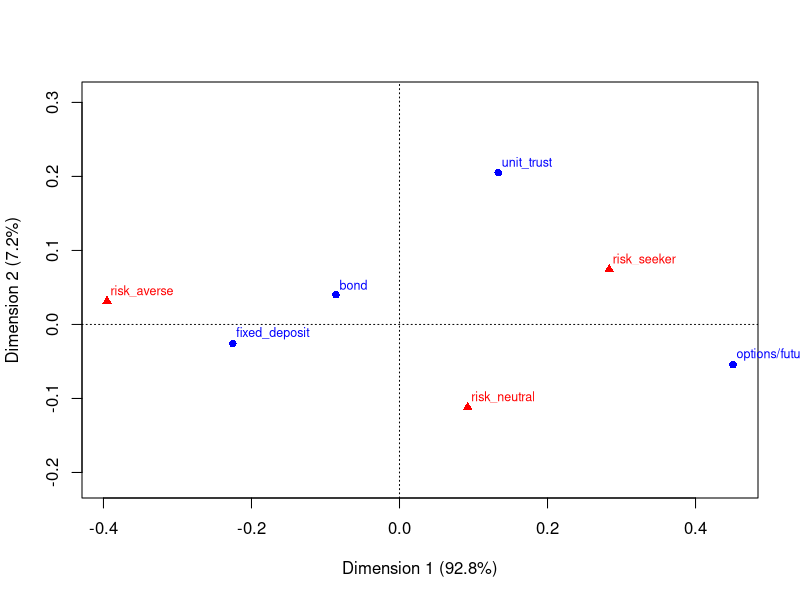
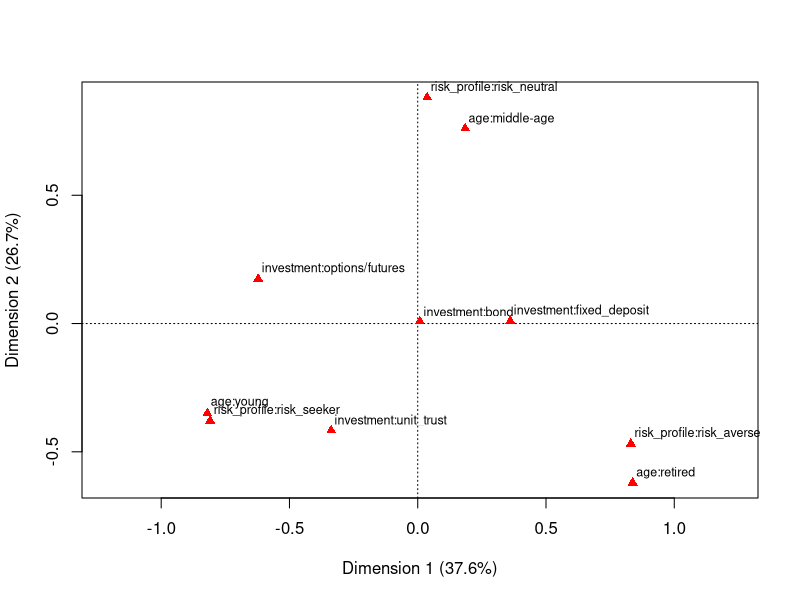
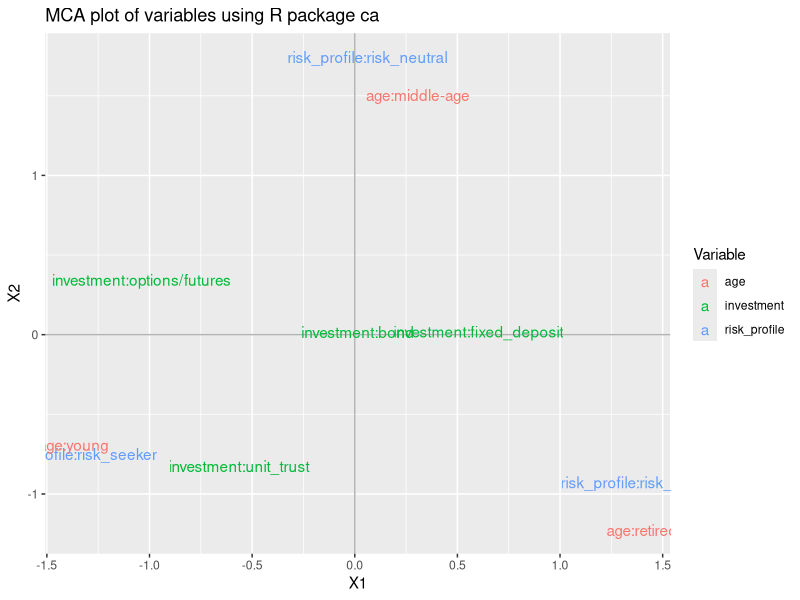

The R script that drew these images, in order:
require(dplyr)
require(ca) # correspondence analysis

# CA

# creating the data
ID <- sample( 1:340, 340, replace=FALSE )

investment <- c(
                  rep("fixed_deposit", 79),
                  rep("fixed_deposit", 58),
                  rep("fixed_deposit", 49),
                  rep("bond", 10),
                  rep("bond", 8),
                  rep("bond", 9),
                  rep("unit_trust", 12),
                  rep("unit_trust", 10),
                  rep("unit_trust", 19),
                  rep("options/futures", 10),
                  rep("options/futures", 34),
                  rep("options/futures", 42)
                 
               )

risk_profile <- c(
                   rep( "risk_averse", 79),
                   rep( "risk_neutral", 58),
                   rep( "risk_seeker", 49),
                   rep( "risk_averse", 10),
                   rep( "risk_neutral", 8),
                   rep( "risk_seeker", 9),
                   rep( "risk_averse", 12),
                   rep( "risk_neutral", 10),
                   rep( "risk_seeker", 19),
                   rep( "risk_averse", 10),
                   rep( "risk_neutral", 34),
                   rep( "risk_seeker", 42)
                )

data <- data_frame( ID, investment, risk_profile) %>% arrange(ID)
  
data %>% select( investment, risk_profile) %>% table() %>% addmargins()

data %>% select( investment, risk_profile) %>% table() %>% chisq.test()

ca <- data %>% select( investment, risk_profile) %>% table() %>% ca()
plot(ca)

# MCA

age <- c( rep( "young", 11), rep("middle-age", 30), rep("retired", 70),
           rep( "young", 20), rep("middle-age", 80), rep("retired", 10),
           rep( "young", 90), rep("middle-age", 19), rep("retired", 10)
          )

mca_data <- data %>% arrange( risk_profile) 
mca_data <- cbind(mca_data, age) %>% 
  arrange(ID) %>% 
  as.data.frame() %>%
  select(-ID) %>%
  mutate( investment = as.factor(investment),
          risk_profile = as.factor(risk_profile),
          age = as.factor(age))


mjca( mca_data ,lambda="Burt")$Burt %>% View
mjca( mca_data ,lambda="Burt") %>% plot

mca4  <-  mjca( mca_data, lambda = "Burt", nd = 5)
cats = apply( mca_data, 2, function(x) nlevels(as.factor(x)))

require(ggplot2)
# data frame with variable coordinates

# data frame for ggplot
mca4_vars_df = data.frame(mca4$colcoord, Variable = rep(names(cats), cats))
rownames(mca4_vars_df) = mca4$levelnames

# plot
ggplot(data = mca4_vars_df, 
       aes(x = X1, y = X2, label = rownames(mca4_vars_df))) +
  geom_hline(yintercept = 0, colour = "gray70") +
  geom_vline(xintercept = 0, colour = "gray70") +
  geom_text(aes(colour = Variable)) +
  ggtitle("MCA plot of variables using R package ca") 
